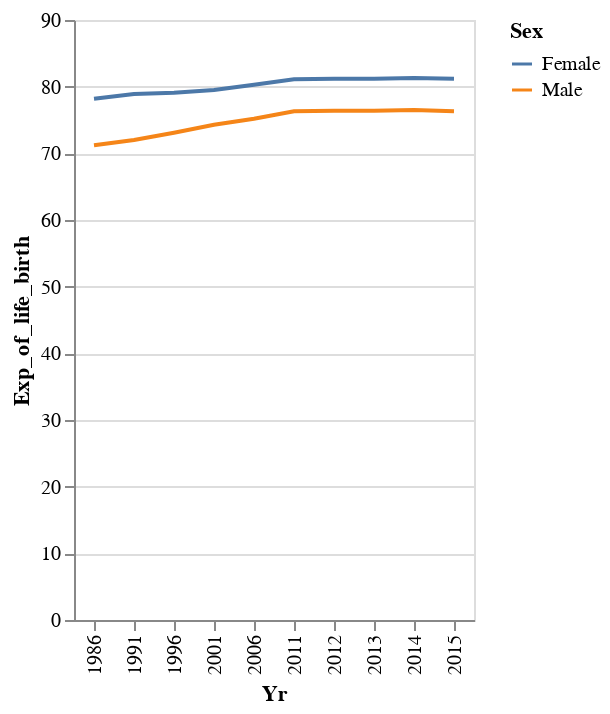

Here is the notebook cell this chart was saved with:
### Code cell
# This time USA

df_usa = df[df['Economy'] == 'U.S.A.'][df['Exp_of_life_birth'] != '..'][df['Exp_of_life_birth'] != 'N.A.'][df['Sex'] != 'Difference (Female – Male)']

alt.Chart(df_usa).mark_line().encode(
    x = 'Yr:N',
    y = 'Exp_of_life_birth:Q',
    color = 'Sex'
)

### Figure 1 — Vega-Lite specification as saved in the notebook (floating-point values rounded to 4 significant figures)
{"config": {"view": {"continuousWidth": 400, "continuousHeight": 300}}, "data": {"name": "data-f13a223444d119eccd7bf5e361bf82d0"}, "mark": "line", "encoding": {"color": {"field": "Sex", "type": "nominal"}, "x": {"field": "Yr", "type": "nominal"}, "y": {"field": "Exp_of_life_birth", "type": "quantitative"}}, "$schema": "https://vega.github.io/schema/vega-lite/v4.17.0.json", "datasets": {"data-f13a223444d119eccd7bf5e361bf82d0": [{"Yr": 1986, "Sex": "Male", "Economy": "U.S.A.", "Exp_of_life_birth": 71.2}, {"Yr": 1986, "Sex": "Female", "Economy": "U.S.A.", "Exp_of_life_birth": 78.2}, {"Yr": 1991, "Sex": "Male", "Economy": "U.S.A.", "Exp_of_life_birth": 72}, {"Yr": 1991, "Sex": "Female", "Economy": "U.S.A.", "Exp_of_life_birth": 78.9}, {"Yr": 1996, "Sex": "Male", "Economy": "U.S.A.", "Exp_of_life_birth": 73.1}, {"Yr": 1996, "Sex": "Female", "Economy": "U.S.A.", "Exp_of_life_birth": 79.1}, {"Yr": 2001, "Sex": "Male", "Economy": "U.S.A.", "Exp_of_life_birth": 74.3}, {"Yr": 2001, "Sex": "Female", "Economy": "U.S.A.", "Exp_of_life_birth": 79.5}, {"Yr": 2006, "Sex": "Male", "Economy": "U.S.A.", "Exp_of_life_birth": 75.2}, {"Yr": 2006, "Sex": "Female", "Economy": "U.S.A.", "Exp_of_life_birth": 80.3}, {"Yr": 2011, "Sex": "Male", "Economy": "U.S.A.", "Exp_of_life_birth": 76.3}, {"Yr": 2011, "Sex": "Female", "Economy": "U.S.A.", "Exp_of_life_birth": 81.1}, {"Yr": 2012, "Sex": "Male", "Economy": "U.S.A.", "Exp_of_life_birth": 76.4}, {"Yr": 2012, "Sex": "Female", "Economy": "U.S.A.", "Exp_of_life_birth": 81.2}, {"Yr": 2013, "Sex": "Male", "Economy": "U.S.A.", "Exp_of_life_birth": 76.4}, {"Yr": 2013, "Sex": "Female", "Economy": "U.S.A.", "Exp_of_life_birth": 81.2}, {"Yr": 2014, "Sex": "Male", "Economy": "U.S.A.", "Exp_of_life_birth": 76.5}, {"Yr": 2014, "Sex": "Female", "Economy": "U.S.A.", "Exp_of_life_birth": 81.3}, {"Yr": 2015, "Sex": "Male", "Economy": "U.S.A.", "Exp_of_life_birth": 76.3}, {"Yr": 2015, "Sex": "Female", "Economy": "U.S.A.", "Exp_of_life_birth": 81.2}]}}
